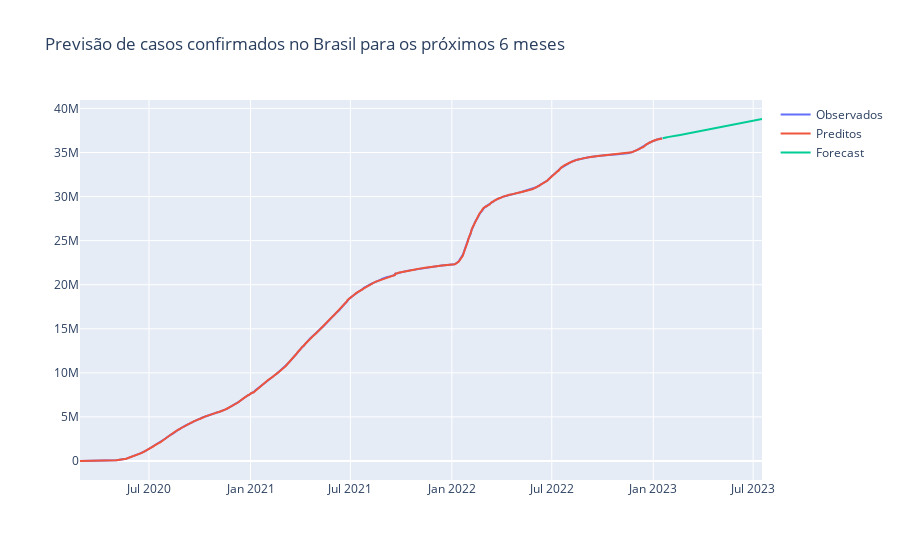

This figure's notebook cell:
### Code cell
fig = go.Figure(go.Scatter(
    x = confirmados.index, y = confirmados, name = 'Observados'
))

fig.add_trace(go.Scatter(
    x = confirmados.index, y = modelo.predict_in_sample(), name = 'Preditos'
))

fig.add_trace(go.Scatter(
    x = pd.date_range('2023-01-18', '2023-07-18'), y = modelo.predict(181), name = 'Forecast'
))

fig.update_layout(title = 'Previsão de casos confirmados no Brasil para os próximos 6 meses')

### Figure 1 — Plotly figure (JSON) as saved in the notebook; plotly's stock layout.template omitted (floating-point values rounded to 4 significant figures; data arrays with more than 128 entries replaced by an {"elided": "..."} marker saying what was removed)
{"data": [{"name": "Observados", "type": "scatter", "x": {"elided": "1056 str values"}, "y": {"elided": "1056 int values"}}, {"name": "Preditos", "type": "scatter", "x": {"elided": "1056 str values"}, "y": {"elided": "1056 float values"}}, {"name": "Forecast", "type": "scatter", "x": {"elided": "182 str values"}, "y": {"elided": "181 float values"}}], "layout": {"title": {"text": "Previsão de casos confirmados no Brasil para os próximos 6 meses"}}}
